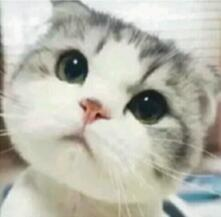
#> input picture 实验一/1.jpg, 221 x 217 px, found by its file name
$ python pyr.py   (older library calls are emulated)
#> lines starting #> are read from the running program, lines starting #| are printed output that depends on the picture
### 实验一/conv.py
import numpy as np
import matplotlib.pyplot as plt
import imageio

# [13 lines left out: function show, not called in this run]

def getFmid(F,h,w,i,j):
    tF=np.zeros(F.shape).astype('float64')
    fh=F.shape[0]
    fw=F.shape[1]
    bh=int((fh-1)/2)
    bw=int((fw-1)/2)
    #对行进行重新加权
    if i-bh<0:
        up=abs(i-bh)
#        print(up)
        for tj in range(fw):
            tsall=F[:,tj].sum()
            tstemp=F[up:fh,tj].sum()
            #计算
#            print('局部和',tsall,tstemp)
            for ti in range(fw):
                if ti>=up:
                    if tstemp!=0:
                        tF[ti][tj]=tsall/tstemp*F[ti][tj]
                    else:
                        tF[ti][tj]=0
                else:
                    tF[ti][tj]=0
        F=tF
    if i+bh>h-1:
        down=fh-(i+bh-h+1)-1
        #print(down)
        for tj in range(fw):
            tsall=F[:,tj].sum()
            tstemp=F[0:down+1,tj].sum()
            #计算
#            print('局部和',tsall,tstemp)
            for ti in range(fw):
                if ti<=down:
                    if tstemp!=0:
                        tF[ti][tj]=tsall/tstemp*F[ti][tj]
                    else:
                        tF[ti][tj]=0
                else:
                    tF[ti][tj]=0
        F=tF
    if j-bw<0:
#        print(tF)
        l=abs(j-bw)
        for ti in range(fh):
            tsall=sum(F[ti])
            tstemp=F[ti][l:fw].sum()
            #计算
            for tj in range(fw):
                if tj>=l:
                    if tstemp!=0:
                        tF[ti][tj]=tsall/tstemp*F[ti][tj]
                    else:
                        tF[ti][tj]=0
                else:
                    tF[ti][tj]=0

    #列加权
        F=tF
    if j+bw>w-1:
        r=fw-(j+bw-w+1)-1
#        print(r)
        for ti in range(fh):
            tsall=sum(F[ti])
            tstemp=F[ti,0:r+1].sum()
            #计算
            for tj in range(fw):
                if tj<=r:
                    if tstemp!=0:
                        tF[ti][tj]=tsall/tstemp*F[ti][tj]
                    else:
                        tF[ti][tj]=0
                else:
                    tF[ti][tj]=0
    #列加权
        F=tF

    return tF
#由于只在边界生效，所以当输入不在边界时认为产生错误调用返回全空
# [36 lines left out: function getF, not called in this run]

def Convolve(I, F,way=2,iw=0, ih=0, fw=0, fh=0):
    iw=I.shape[1]
    ih=I.shape[0]
    fw=F.shape[1]
    fh=F.shape[0]
    O=np.zeros(I.shape).astype(np.float64)
    t=np.zeros(I[0][0].shape)
    if F.shape[0]%2==0:
    #    print(I.shape,F.shape,way)
        #第一种
        if way==1:
            for i in range(ih):
                for j in range(iw):
                    t=0
                    for fi in range(fw):
                        for fj in range(fh):
                            if i+fi<ih and i+fi>-1 and \
                            j-fw+1+fj<iw and j-fw+1+fj>-1:
                                t+=I[i+fi][j-fw+1+fj]*F[fi][fj]
                            else:
                                t+=0
                    O[i][j]=t

        #第二种
        if way==2:
            for i in range(ih):
                for j in range(iw):
                    t=0
                    for fi in range(fh):
                        for fj in range(fw):
                            #若行爆
                            if i+fi>=ih:
                                ti=(ih-1)-abs(ih-1-i-fi)
                            else:
                                ti=i+fi
                            #若列爆
                            if j-fw+1+fj<0:
                                tj=abs(j-fw+1+fj)
                            else:
                                tj=j-fw+1+fj
                            t+=I[ti][tj]*F[fi][fj]
                    O[i][j]=t
        #第三种
        if way==3:
            for i in range(ih):
                for j in range(iw):
                    t=0
                    #若在边界
                    if i+fh-1>ih-1 or j-(fw-1)<0:
                        tF=getF(F,ih,iw,i,j,)
                        for fi in range(fh):
                            for fj in range(fw):
                                if i+fi<ih and j-fw+1+fj>-1:
                                    t+=I[i+fi][j-fw+1+fj]*tF[fi][fj]
                    else:
                        for fi in range(fh):
                            for fj in range(fw):
                                t+=I[i+fi][j-fw+1+fj]*F[fi][fj]
                    O[i][j]=t
    else:
        #中心对齐
        bh=int((fh-1)/2)
        bw=int((fw-1)/2)
        tshape=list(I.shape)
        tshape[0]=ih+fh-1
        tshape[1]=iw+fw-1
        Y = np.zeros(tshape).astype(np.float64)
        Y[bh:ih+bh,bw:iw+bw]=I

        if way==1:
            if len(tshape)==3:
                s=np.zeros((3))
                for i in range(O.shape[0]):
                    for j in range(O.shape[1]):
                        s[0]=(Y[i:i+fh,j:j+fw,0]*F).sum()
                        s[1]=(Y[i:i+fh,j:j+fw,1]*F).sum()
                        s[2]=(Y[i:i+fh,j:j+fw,2]*F).sum()
                        O[i][j] = s
            else:
                for i in range(O.shape[0]):
                    for j in range(O.shape[1]):
                        O[i][j]=(Y[i:i+fh,j:j+fw]*F).sum()
        #第二种
        if way==2:
            for i in range(bh):
                Y[i,0:-1]=Y[2*bh-1-i,0:-1]
                Y[ih+i,0:-1]=Y[ih-1-i,0:-1]
            for i in range(bw):
                Y[0:-1,i]=Y[0:-1,2*bh-1-i]
                Y[0:-1,iw+i]=Y[0:-1,iw-1-i]
            if len(tshape)==3:
                s=np.zeros((3))
                for i in range(O.shape[0]):
                    for j in range(O.shape[1]):
                        s[0]=(Y[i:i+fh,j:j+fw,0]*F).sum()
                        s[1]=(Y[i:i+fh,j:j+fw,1]*F).sum()
                        s[2]=(Y[i:i+fh,j:j+fw,2]*F).sum()
                        O[i][j] = s
            else:
                for i in range(O.shape[0]):
                    for j in range(O.shape[1]):
                        O[i][j]=(Y[i:i+fh,j:j+fw]*F).sum()
        #第三种
        if way==3:
            if len(tshape)==3:
                s=np.zeros((3))
                for i in range(ih):
                    for j in range(iw):
                        #若在边界
                        if i-bh<0 or i+bh>ih-1 or j-bw<0 or j+bw>iw-1 :
                            tF=getFmid(F,ih,iw,i,j,)
                            s[0]=(Y[i:i+fh,j:j+fw,0]*tF).sum()
                            s[1]=(Y[i:i+fh,j:j+fw,1]*tF).sum()
                            s[2]=(Y[i:i+fh,j:j+fw,2]*tF).sum()
                        else:
                            s[0]=(Y[i:i+fh,j:j+fw,0]*F).sum()
                            s[1]=(Y[i:i+fh,j:j+fw,1]*F).sum()
                            s[2]=(Y[i:i+fh,j:j+fw,2]*F).sum()
                        O[i][j] = s
            else:
                for i in range(ih):
                    for j in range(iw):
                        #若在边界
                        if i-bh<0 or i+bh>ih-1 or j-bw<0 or j+bw>iw-1 :
                            tF=getFmid(F,ih,iw,i,j,)
                            s=(Y[i:i+fh,j:j+fw]*tF).sum()
                        else:
                            s=(Y[i:i+fh,j:j+fw]*F).sum()
                        O[i][j] = s
#    O=O.clip(0,255)
    return O.astype(np.float64)

# [13 lines left out: function getim, not called in this run]

# [52 lines that do not run on import are left out]
#    imageio.imwrite(path+inamecv,tcv)

### 实验一/imresize.py
import numpy as np
def imresize(ori_im, tar_size):
    ori_size=np.shape(ori_im)
    tar_im=np.zeros(tar_size)
    ratio_i=tar_size[0]/ori_size[0]
    ratio_j=tar_size[1]/ori_size[1]
    for i in range(len(tar_im)):
        for j in range(len(tar_im[i])):
            ori_i=i/ratio_i
            ori_j=j/ratio_j
            x1=int(ori_i)
            y1=int(ori_j)
            if x1==ori_i and y1==ori_j:
                tar_im[i][j]=ori_im[x1][y1]
                continue
            b=ori_i-x1
            a=ori_j-y1
            t1=(1-a)*(1-b)*ori_im[x1][y1]
            t2=a*(1-b)*ori_im[x1][y1] if y1+1>=ori_size[1] else a*(1-b)*ori_im[x1][y1+1]
            t3=(1-a)*b*ori_im[x1][y1] if x1+1>=ori_size[0] else (1-a)*b*ori_im[x1+1][y1]
            t4=a*b*ori_im[x1][y1] if x1+1>=ori_size[0] or y1+1>=ori_size[1] else a*b*ori_im[x1+1][y1+1]
            tar_im[i][j]=t1+t2+t3+t4
    return tar_im.astype('float64')

# [8 lines left out: function main, not called in this run]

# [2 lines that do not run on import are left out]

### 实验一/pyr.py
import numpy as np
import conv
import imageio
import imresize
import matplotlib.pyplot as plt

def listImShow(im):
    plt.figure()
    for i in range(1,len(im)+1):
        plt.subplot(1,len(im),i)
        if len(np.shape(im[0]))==2:
            plt.imshow(im[i-1].astype(np.int),cmap=plt.cm.gray)
        else:
            plt.imshow(im[i-1].astype(np.int))
        plt.xticks([])
        plt.yticks([])
    plt.show()
    plt.close()

def listImWrite(im,path,t='_'):
    for i in range(len(im)):
#        print(path+t+str(i)+'.jpg')
        imageio.imwrite(path+t+str(i)+'.jpg', im[i].astype(np.uint8))

def gskernel(size,sigma=1.0):
    gskernel=np.zeros((size,size),np.float64)
    for i in range (size):
        for j in range (size):
            norm=pow(i-1,2)+pow(j-1,2)
            gskernel[i,j]=np.exp(-norm/(2*pow(sigma,2)))
    s=np.sum(gskernel)
    kernel=gskernel/s
    return kernel

def gdown(im):
    for i in range(int(im.shape[0]/2)):
        for j in range(int(im.shape[1]/2)):
            im[i][j]=im[2*i][2*j]
    return im

#输入k层高斯，返回k+1层高斯
def gup(im):
    F=gskernel(3,1)
#    for i in F:
#        print(i)
    t=conv.Convolve(im,F)#高斯滤波
    t=gdown(t)#下采样
    return t[0:int(im.shape[0]/2),0:int(im.shape[1]/2)]

def getGpyr(im):
    gsim=[]
    gsim.append(im.astype(np.uint8))
    tim=im
    n=0
    while tim.shape[0]>1:
        tim=gup(tim)
        gsim.append(tim)
        n+=1
    return gsim

def lpyr(gsim):
    lplcim=[]
    for i in range(len(gsim)-1):
#        t=gsim[i]-imresize.imresize(gsim[i+1],gsim[i].shape)
        t=gsim[i]-conv.Convolve(imresize.imresize(gsim[i+1],gsim[i].shape),gskernel(3,1),3)
# [4 lines of commented-out code are left out]
        lplcim.append(t)
    return lplcim
def yanzheng(g,l):
    huanyuan=[]
    for i in range(len(l)):
        t=l[i]+conv.Convolve(imresize.imresize(g[i+1],g[i].shape),gskernel(3,1),3)
        huanyuan.append(t)
    listImShow(huanyuan)
    return huanyuan

def beforeshow(im):
    for i in range(len(im)):
        tmin=im[i].min()
# [6 lines of commented-out code are left out]
        im[i]=im[i]+abs(tmin)
        tmax=im[i].max()
        if tmax>255:
            im[i]=im[i]/tmax*255.0
    return im
if __name__=='__main__':
    path='C:/Users/19041/Desktop/图像处理/图像处理作业/实验一/'
    name='1.jpg'
    im = imageio.imread(path+name,as_gray=1).astype('float64')
#> im: shape (217, 221) float64; min 18.84, max 251.3, mean 183.2

    g=[]
    l=[]
    huanyuan=[]
    lshow=[]

    g=getGpyr(im)
#> the loop in getGpyr, `while tim.shape[0]>1:` made 7 passes
#> tim on pass 7: [202.8]
#> pass 1, in getGpyr, `tim=gup(tim)`:
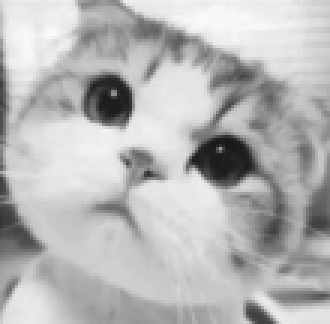
#> tim: shape (108, 110) float64 (shown 3 times larger); min 24.08, max 250.1, mean 183.3
#> after the loop in getGpyr, `while tim.shape[0]>1:`: gsim = 8 items; n = 7
#> g = 8 items
    l=lpyr(g)
#> the loop in lpyr, `for i in range(len(gsim)-1):` made 7 passes
#> (iw in Convolve, ih in Convolve) on pass 1: (221, 217)
#> pass 1, in lpyr, `t=gsim[i]-conv.Convolve(imresize.imresize(gsim[i+1],gsim[i].shape),gsk..`:
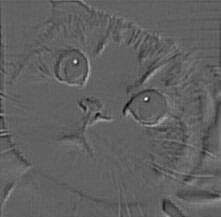
#> t: shape (217, 221) float64; min -63.89, max 102, mean -0.6; drawn with min black and max white

    listImWrite(g,path,'g')
#> the loop in listImWrite, `for i in range(len(im)): #        print(path+t+str(i)+'.jpg')` made 8 passes
    listImWrite(l,path,'l')
#> the loop in listImWrite (call 2), `for i in range(len(im)): #        print(path+t+str(i)+'.jpg')` made 7 passes
#> pass 1, in listImWrite (call 2), `imageio.imwrite(path+t+str(i)+'.jpg', im[i].astype(np.uint8))`:
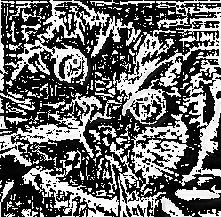
#> saved as l0.jpg: shape (217, 221); min 0, max 255, mean 106.8
    huanyuan=yanzheng(g,l)
#> the loop in yanzheng, `for i in range(len(l)):` made 7 passes
#> the loop in listImShow, `for i in range(1,len(im)+1):` made 7 passes
#> in listImShow, `plt.show()`:
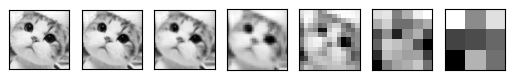
#> figure drawn by matplotlib, 7 panels

    listImShow(g)
#> the loop in listImShow (call 2), `for i in range(1,len(im)+1):` made 8 passes
#> in listImShow (call 2), `plt.show()`:
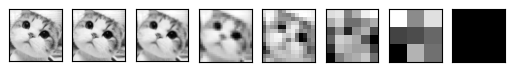
#> figure drawn by matplotlib, 8 panels
    listImShow(l)
#> the loop in listImShow (call 3), `for i in range(1,len(im)+1):` made 7 passes
#> in listImShow (call 3), `plt.show()`:
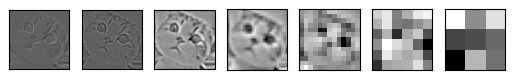
#> figure drawn by matplotlib, 7 panels

    lshow=beforeshow(l)
#> the loop in beforeshow, `for i in range(len(im)):` made 7 passes
    listImShow(lshow)

    listImWrite(l,path,'showl')
#> the loop in listImWrite (call 3), `for i in range(len(im)): #        print(path+t+str(i)+'.jpg')` made 7 passes
#> pass 2, in listImWrite (call 3), `imageio.imwrite(path+t+str(i)+'.jpg', im[i].astype(np.uint8))`:
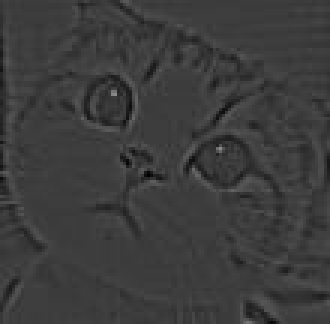
#> saved as showl1.jpg: shape (108, 110) (shown 3 times larger); min 0, max 138, mean 60.4
    listImWrite(huanyuan,path,'reBuild')
